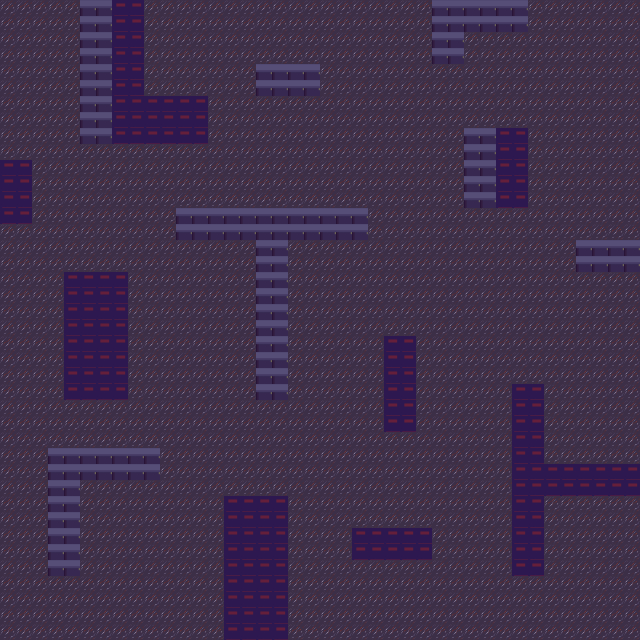

This is a level from a 2D game, rendered from its Tiled map with the project's own tilesets. A one-line summary and the complete map file follow:
An orthogonal 40x40 tile map with 16x16 px tiles, 1 tile layer (Camada de Tiles 1).

<map version="1.2" tiledversion="1.2.4" orientation="orthogonal" renderorder="right-down" width="40" height="40" tilewidth="16" tileheight="16" infinite="0" nextlayerid="2" nextobjectid="1">
 <tileset firstgid="1" name="Tiles" tilewidth="16" tileheight="16" tilecount="3" columns="3">
    <image source="tiles.png" width="48" height="16" />
    </tileset>
 <layer id="1" name="Camada de Tiles 1" width="40" height="40">
  <data encoding="csv">
3,3,3,3,3,1,1,2,2,3,3,3,3,3,3,3,3,3,3,3,3,3,3,3,3,3,3,1,1,1,1,1,1,3,3,3,3,3,3,3,
3,3,3,3,3,1,1,2,2,3,3,3,3,3,3,3,3,3,3,3,3,3,3,3,3,3,3,1,1,1,1,1,1,3,3,3,3,3,3,3,
3,3,3,3,3,1,1,2,2,3,3,3,3,3,3,3,3,3,3,3,3,3,3,3,3,3,3,1,1,3,3,3,3,3,3,3,3,3,3,3,
3,3,3,3,3,1,1,2,2,3,3,3,3,3,3,3,3,3,3,3,3,3,3,3,3,3,3,1,1,3,3,3,3,3,3,3,3,3,3,3,
3,3,3,3,3,1,1,2,2,3,3,3,3,3,3,3,1,1,1,1,3,3,3,3,3,3,3,3,3,3,3,3,3,3,3,3,3,3,3,3,
3,3,3,3,3,1,1,2,2,3,3,3,3,3,3,3,1,1,1,1,3,3,3,3,3,3,3,3,3,3,3,3,3,3,3,3,3,3,3,3,
3,3,3,3,3,1,1,2,2,2,2,2,2,3,3,3,3,3,3,3,3,3,3,3,3,3,3,3,3,3,3,3,3,3,3,3,3,3,3,3,
3,3,3,3,3,1,1,2,2,2,2,2,2,3,3,3,3,3,3,3,3,3,3,3,3,3,3,3,3,3,3,3,3,3,3,3,3,3,3,3,
3,3,3,3,3,1,1,2,2,2,2,2,2,3,3,3,3,3,3,3,3,3,3,3,3,3,3,3,3,1,1,2,2,3,3,3,3,3,3,3,
3,3,3,3,3,3,3,3,3,3,3,3,3,3,3,3,3,3,3,3,3,3,3,3,3,3,3,3,3,1,1,2,2,3,3,3,3,3,3,3,
2,2,3,3,3,3,3,3,3,3,3,3,3,3,3,3,3,3,3,3,3,3,3,3,3,3,3,3,3,1,1,2,2,3,3,3,3,3,3,3,
2,2,3,3,3,3,3,3,3,3,3,3,3,3,3,3,3,3,3,3,3,3,3,3,3,3,3,3,3,1,1,2,2,3,3,3,3,3,3,3,
2,2,3,3,3,3,3,3,3,3,3,3,3,3,3,3,3,3,3,3,3,3,3,3,3,3,3,3,3,1,1,2,2,3,3,3,3,3,3,3,
2,2,3,3,3,3,3,3,3,3,3,1,1,1,1,1,1,1,1,1,1,1,1,3,3,3,3,3,3,3,3,3,3,3,3,3,3,3,3,3,
3,3,3,3,3,3,3,3,3,3,3,1,1,1,1,1,1,1,1,1,1,1,1,3,3,3,3,3,3,3,3,3,3,3,3,3,3,3,3,3,
3,3,3,3,3,3,3,3,3,3,3,3,3,3,3,3,1,1,3,3,3,3,3,3,3,3,3,3,3,3,3,3,3,3,3,3,1,1,1,1,
3,3,3,3,3,3,3,3,3,3,3,3,3,3,3,3,1,1,3,3,3,3,3,3,3,3,3,3,3,3,3,3,3,3,3,3,1,1,1,1,
3,3,3,3,2,2,2,2,3,3,3,3,3,3,3,3,1,1,3,3,3,3,3,3,3,3,3,3,3,3,3,3,3,3,3,3,3,3,3,3,
3,3,3,3,2,2,2,2,3,3,3,3,3,3,3,3,1,1,3,3,3,3,3,3,3,3,3,3,3,3,3,3,3,3,3,3,3,3,3,3,
3,3,3,3,2,2,2,2,3,3,3,3,3,3,3,3,1,1,3,3,3,3,3,3,3,3,3,3,3,3,3,3,3,3,3,3,3,3,3,3,
3,3,3,3,2,2,2,2,3,3,3,3,3,3,3,3,1,1,3,3,3,3,3,3,3,3,3,3,3,3,3,3,3,3,3,3,3,3,3,3,
3,3,3,3,2,2,2,2,3,3,3,3,3,3,3,3,1,1,3,3,3,3,3,3,2,2,3,3,3,3,3,3,3,3,3,3,3,3,3,3,
3,3,3,3,2,2,2,2,3,3,3,3,3,3,3,3,1,1,3,3,3,3,3,3,2,2,3,3,3,3,3,3,3,3,3,3,3,3,3,3,
3,3,3,3,2,2,2,2,3,3,3,3,3,3,3,3,1,1,3,3,3,3,3,3,2,2,3,3,3,3,3,3,3,3,3,3,3,3,3,3,
3,3,3,3,2,2,2,2,3,3,3,3,3,3,3,3,1,1,3,3,3,3,3,3,2,2,3,3,3,3,3,3,2,2,3,3,3,3,3,3,
3,3,3,3,3,3,3,3,3,3,3,3,3,3,3,3,3,3,3,3,3,3,3,3,2,2,3,3,3,3,3,3,2,2,3,3,3,3,3,3,
3,3,3,3,3,3,3,3,3,3,3,3,3,3,3,3,3,3,3,3,3,3,3,3,2,2,3,3,3,3,3,3,2,2,3,3,3,3,3,3,
3,3,3,3,3,3,3,3,3,3,3,3,3,3,3,3,3,3,3,3,3,3,3,3,3,3,3,3,3,3,3,3,2,2,3,3,3,3,3,3,
3,3,3,1,1,1,1,1,1,1,3,3,3,3,3,3,3,3,3,3,3,3,3,3,3,3,3,3,3,3,3,3,2,2,3,3,3,3,3,3,
3,3,3,1,1,1,1,1,1,1,3,3,3,3,3,3,3,3,3,3,3,3,3,3,3,3,3,3,3,3,3,3,2,2,2,2,2,2,2,2,
3,3,3,1,1,3,3,3,3,3,3,3,3,3,3,3,3,3,3,3,3,3,3,3,3,3,3,3,3,3,3,3,2,2,2,2,2,2,2,2,
3,3,3,1,1,3,3,3,3,3,3,3,3,3,2,2,2,2,3,3,3,3,3,3,3,3,3,3,3,3,3,3,2,2,3,3,3,3,3,3,
3,3,3,1,1,3,3,3,3,3,3,3,3,3,2,2,2,2,3,3,3,3,3,3,3,3,3,3,3,3,3,3,2,2,3,3,3,3,3,3,
3,3,3,1,1,3,3,3,3,3,3,3,3,3,2,2,2,2,3,3,3,3,2,2,2,2,2,3,3,3,3,3,2,2,3,3,3,3,3,3,
3,3,3,1,1,3,3,3,3,3,3,3,3,3,2,2,2,2,3,3,3,3,2,2,2,2,2,3,3,3,3,3,2,2,3,3,3,3,3,3,
3,3,3,1,1,3,3,3,3,3,3,3,3,3,2,2,2,2,3,3,3,3,3,3,3,3,3,3,3,3,3,3,2,2,3,3,3,3,3,3,
3,3,3,3,3,3,3,3,3,3,3,3,3,3,2,2,2,2,3,3,3,3,3,3,3,3,3,3,3,3,3,3,3,3,3,3,3,3,3,3,
3,3,3,3,3,3,3,3,3,3,3,3,3,3,2,2,2,2,3,3,3,3,3,3,3,3,3,3,3,3,3,3,3,3,3,3,3,3,3,3,
3,3,3,3,3,3,3,3,3,3,3,3,3,3,2,2,2,2,3,3,3,3,3,3,3,3,3,3,3,3,3,3,3,3,3,3,3,3,3,3,
3,3,3,3,3,3,3,3,3,3,3,3,3,3,2,2,2,2,3,3,3,3,3,3,3,3,3,3,3,3,3,3,3,3,3,3,3,3,3,3
</data>
 </layer>
</map>